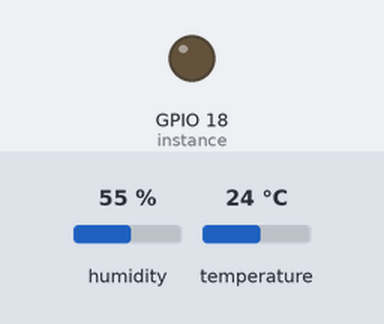
Simulated run of this program. Board: Raspberry Pi (BCM pin numbers). Parts: output pins drawn as LEDs (lit = HIGH). Inputs (shaded band) come from the test bench; at power-on: humidity 55 %, temperature 24 °C. Files the program writes start out absent; the clock reads 2024-03-15 10:24:30 at power-on unless the program sets it; library files of the repository ran but are not shown: dht11.py.

Above: at 0.1 s.
Timing chart, 0 to 1.6 s (numbered marks = the images above):
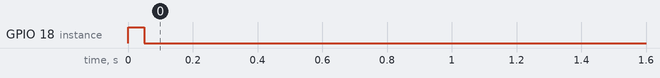

The program:

plexcircuit.py
```python
#!/usr/bin/env python

import RPi.GPIO as GPIO
import os, time
import csv
import dht11

temp_sensor = 18
sound_sensor = 12
motion_sensor = 26

namecounter = 0
threshold = 1024 * (10 ^ 3) #1 megabyte

def init():
         GPIO.setwarnings(False)
         GPIO.setmode(GPIO.BCM)
         GPIO.setup(sound_sensor,GPIO.IN,pull_up_down=GPIO.PUD_UP)
         GPIO.setup(motion_sensor,GPIO.IN)
         pass

def getTempInFarenheit(celsius):
  FTemp = (celsius * 1.8) + 32
  return FTemp

def fileWrite(message):
  global namecounter
  filename = "data/" + "mjbasement_" + str(namecounter) + ".csv"
  datafile = open(filename, "a+")

  filesize = os.stat(filename).st_size #in bytes
  if (filesize < threshold):
     datafile.write(message)
  else:
     namecounter = namecounter + 1
     datafile.close()

def main():
  # Main program block

  instance = dht11.DHT11(pin = temp_sensor)
  motionValue = 0
  message = ""
  while True:
        #get DHT11 sensor value
        result = instance.read()
        current_milli_time = int(round(time.time() * 1000))

        if GPIO.input(motion_sensor):
              motionValue = 1
        else:
              motionValue = 0

        message = ""
        message += str(getTempInFarenheit(result.temperature)) + ","
        message += str(result.humidity) + ","
        message += str(motionValue) + ","
        message += str(current_milli_time) + "\n"
        fileWrite(message)
        time.sleep(2)

if __name__ == '__main__':

  try:
    init()
    main()
  except KeyboardInterrupt:
    GPIO.cleanup()
    pass
```

Measured:
- by itself, GPIO 18 (instance): LOW → HIGH at 0.00 s, → LOW 0.05 s later
